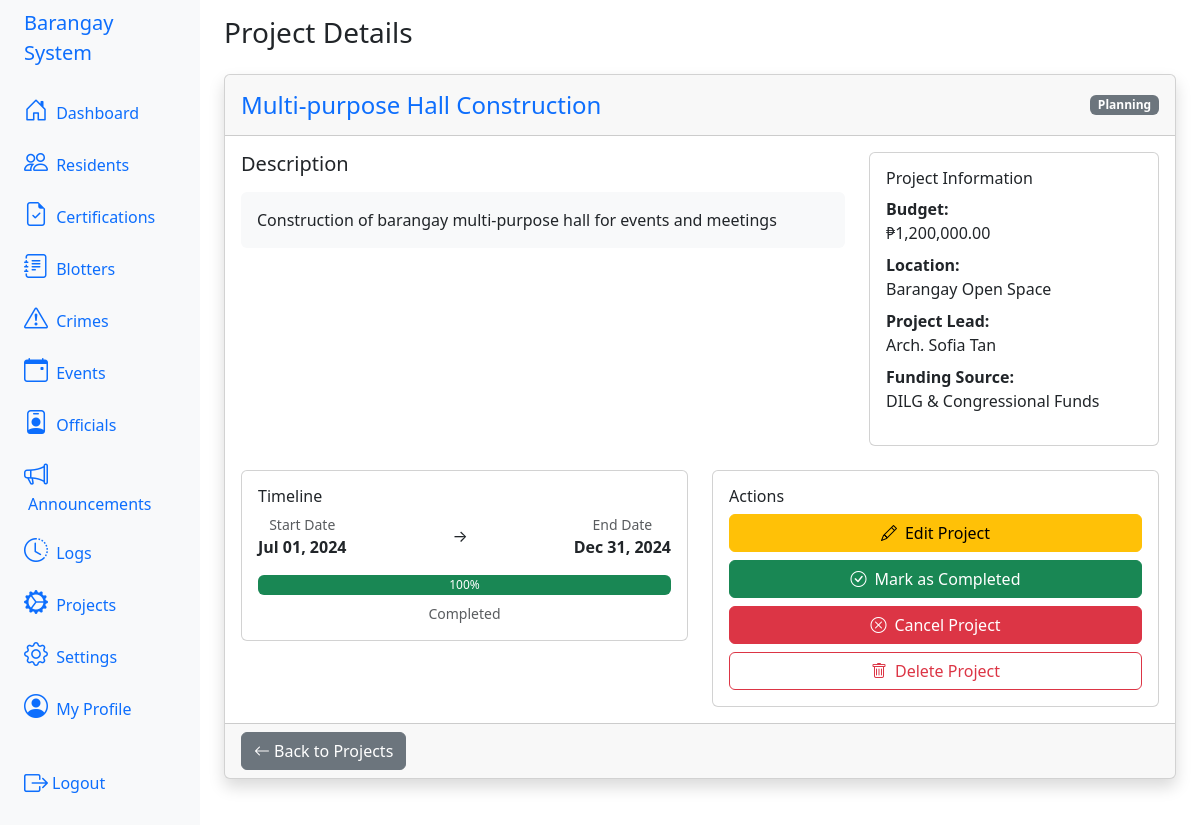
Screenshot of /index.php?action=projects&sub=view&id=5 (signed in) with the database file from the repository.
### tables this page shows
CREATE TABLE IF NOT EXISTS `tbl_projects` (
  `id` int NOT NULL AUTO_INCREMENT,
  `name` varchar(255) NOT NULL,
  `description` text,
  `budget` decimal(15,2) DEFAULT '0.00',
  `start_date` date DEFAULT NULL,
  `end_date` date DEFAULT NULL,
  `status` enum('planning','ongoing','completed','cancelled') DEFAULT 'planning',
  `location` varchar(500) DEFAULT NULL,
  `project_lead` varchar(255) DEFAULT NULL,
  `funding_source` varchar(255) DEFAULT NULL,
  `created_at` timestamp NULL DEFAULT CURRENT_TIMESTAMP,
  `updated_at` timestamp NULL DEFAULT CURRENT_TIMESTAMP ON UPDATE CURRENT_TIMESTAMP,
  PRIMARY KEY (`id`)
);

### app/views/projects/view_projects.php (the view, shortened to what this page needs)
<div class="container-fluid">
    <h1 class="h3 mb-4 text-gray-800">Project Details</h1>
    <div class="card shadow">
        <div class="card-header py-3 d-flex justify-content-between align-items-center">
            <h4 class="m-0 font-weight-bold text-primary"><?php echo htmlspecialchars($project['name']); ?></h4>
            <span class="badge bg-<?php
                echo [
                    'planning' => 'secondary',
                    'ongoing' => 'warning',
                    'completed' => 'success',
                    'cancelled' => 'danger'
                ][$project['status']] ?? 'secondary';
            ?>">
                <?php echo ucfirst($project['status']); ?>
            </span>
        </div>
        <div class="card-body">
            <div class="row mb-4">
                <div class="col-md-8">
                    <h5 class="mb-3">Description</h5>
                    <div class="p-3 bg-light rounded">
                        <?php echo nl2br(htmlspecialchars($project['description'])); ?>
                    </div>
                </div>
                <div class="col-md-4">
                    <div class="card">
                        <div class="card-body">
                            <h6 class="card-title">Project Information</h6>
                            <ul class="list-unstyled">
                                <li class="mb-2">
                                    <strong>Budget:</strong><br>
                                    ₱<?php echo number_format($project['budget'], 2); ?>
                                </li>
                                <li class="mb-2">
                                    <strong>Location:</strong><br>
                                    <?php echo htmlspecialchars($project['location'] ?? 'N/A'); ?>
                                </li>
                                <li class="mb-2">
                                    <strong>Project Lead:</strong><br>
                                    <?php echo htmlspecialchars($project['project_lead'] ?? 'N/A'); ?>
                                </li>
                                <li class="mb-2">
                                    <strong>Funding Source:</strong><br>
                                    <?php echo htmlspecialchars($project['funding_source'] ?? 'N/A'); ?>
                                </li>
                            </ul>
                        </div>
                    </div>
                </div>
            </div>
            <div class="row">
                <div class="col-md-6">
                    <div class="card">
                        <div class="card-body">
                            <h6 class="card-title">Timeline</h6>
                            <div class="timeline">
                                <div class="d-flex justify-content-between mb-3">
                                    <div class="text-center">
                                        <div class="text-muted small">Start Date</div>
                                        <div class="fw-bold"><?php echo date('M d, Y', strtotime($project['start_date'])); ?></div>
                                    </div>
                                    <div class="align-self-center">→</div>
                                    <div class="text-center">
                                        <div class="text-muted small">End Date</div>
                                        <div class="fw-bold">
                                            <?php echo $project['end_date'] ? date('M d, Y', strtotime($project['end_date'])) : 'Ongoing'; ?>
                                        </div>
                                    </div>
                                </div>
                                <?php if ($project['end_date']): ?>
                                    <?php
                                    $start = strtotime($project['start_date']);
                                    $end = strtotime($project['end_date']);
                                    $today = strtotime(date('Y-m-d'));
                                    if ($today < $start) {
                                        $progress = 0;
                                        $statusText = 'Not Started';
                                    } elseif ($today > $end) {
                                        $progress = 100;
                                        $statusText = 'Completed';
                                    } else {
                                        $totalDays = $end - $start;
                                        $elapsedDays = $today - $start;
                                        $progress = min(100, ($elapsedDays / $totalDays) * 100);
                                        $statusText = 'In Progress';
                                    }
                                    ?>
                                    <div class="progress mb-2" style="height: 20px;">
                                        <div class="progress-bar bg-success" role="progressbar"
                                             style="width: <?php echo $progress; ?>%"
                                             aria-valuenow="<?php echo $progress; ?>"
                                             aria-valuemin="0" aria-valuemax="100">
                                            <?php echo round($progress); ?>%
                                        </div>
                                    </div>
                                    <div class="text-center text-muted small"><?php echo $statusText; ?></div>
                                <?php endif; ?>
                            </div>
                        </div>
                    </div>
                </div>
                <div class="col-md-6">
                    <div class="card">
                        <div class="card-body">
                            <h6 class="card-title">Actions</h6>
                            <div class="d-grid gap-2">
                                <a href="index.php?action=projects&sub=edit&id=<?php echo $project['id']; ?>"
                                   class="btn btn-warning">
                                    <i class="bi bi-pencil me-2"></i>Edit Project
                                </a>
                                <?php if ($project['status'] === 'planning' || $project['status'] === 'ongoing'): ?>
                                    <a href="index.php?action=projects&sub=complete&id=<?php echo $project['id']; ?>"
                                       class="btn btn-success"
                                       onclick="return confirm('Mark this project as completed?')">
                                        <i class="bi bi-check-circle me-2"></i>Mark as Completed
                                    </a>
                                    <a href="index.php?action=projects&sub=cancel&id=<?php echo $project['id']; ?>"
                                       class="btn btn-danger"
                                       onclick="return confirm('Cancel this project?')">
                                        <i class="bi bi-x-circle me-2"></i>Cancel Project
                                    </a>
                                <?php endif; ?>
                                <a href="index.php?action=projects&sub=delete&id=<?php echo $project['id']; ?>"
                                   class="btn btn-outline-danger"
                                   onclick="return confirm('Are you sure you want to delete this project?')">
                                    <i class="bi bi-trash me-2"></i>Delete Project
                                </a>
                            </div>
                        </div>
                    </div>
                </div>
            </div>
        </div>
        <div class="card-footer">
            <a href="index.php?action=projects" class="btn btn-secondary">
                <i class="bi bi-arrow-left me-1"></i>Back to Projects
            </a>
        </div>
    </div>
</div>

### rows the page displays
tbl_projects: name "Multi-purpose Hall Construction", status "Planning", description "Construction of barangay multi-purpose hall for events and meetings", budget "1,200,000.00", location "Barangay Open Space", project_lead "Arch. Sofia Tan", funding_source "DILG & Congressional Funds", start_date "Jul 01, 2024", end_date "Dec 31, 2024", progress "100", statusText "Completed"
